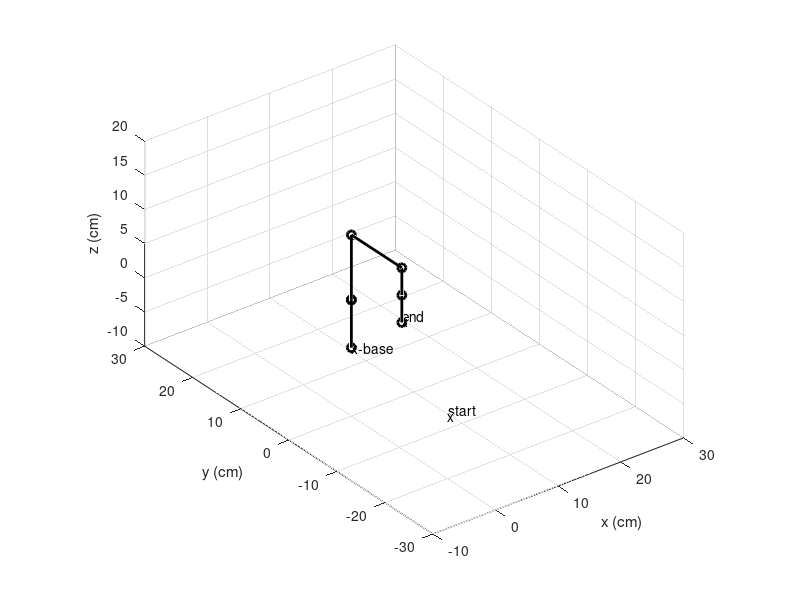

Write the MATLAB code that produced this figure.
%length of each joint
l1 = 7 ;
l2 = 0;
l3 = 9.5;
l4 = 10.5;
l5 = 4;
l6 = 4;

%% Plot the robotic arm, in 31(start and end positions are the same) different positions.
%output of the Inverse Kinematics
q1r = [-90	-90	-90	-90	-90	-90	-90	-90	-90	-90	-90	-90	-90	-90	-90	-90	-90	-90	-90	-90	-90	-90	-90	-90	-90	-90	-90	-90	-90	-90	-90]'*pi/180 ;
q2r = [0	11.6177	16.9623	21.2887	25.0954	28.5757	31.8309	34.919	37.8777	40.7348	43.5087	46.2127	48.8588	51.4544	54.0052	56.517	58.9927	61.434	63.8439	66.2224	68.5692	70.885	73.1682	75.4166	77.6297	79.8044	81.9375	84.0274	86.0701	88.0617	90]'*pi/180 ;
q3r = [0	-20.363	-28.7122	-35.058	-40.3494	-44.9537	-49.0623	-52.7849	-56.1923	-59.3362	-62.2508	-64.9611	-67.4892	-69.8492	-72.052	-74.1089	-76.0263	-77.8091	-79.4638	-80.9929	-82.3987	-83.6847	-84.8519	-85.9007	-86.8335	-87.6501	-88.3504	-88.9359	-89.406	-89.7603	-90]'*pi/180 ;
q4r = [-180	-171.2547	-168.2501	-166.2307	-164.746	-163.6221	-162.7686	-162.1341	-161.6854	-161.3986	-161.2579	-161.2516	-161.3696	-161.6052	-161.9532	-162.4081	-162.9664	-163.6249	-164.3801	-165.2295	-166.1706	-167.2003	-168.3163	-169.516	-170.7962	-172.1542	-173.5871	-175.0915	-176.6641	-178.3014	-180]'*pi/180 ;
q5r = [90	90	90	90	90	90	90	90	90	90	90	90	90	90	90	90	90	90	90	90	90	90	90	90	90	90	90	90	90	90	90]'*pi/180 ;% q5 does not effect the end-effector but only orientation
q = [ q1r q2r q3r q4r q5r ] ;


pt=zeros(31,3);%to save end-effector position

%finding the postion of each joint and end effector
for i = 1:31

    q1=q(i,1);
    q2=q(i,2);
    q3=q(i,3);
    q4=q(i,4);
    q5=q(i,5);
    
   
    %% Trigonometric abbreviations
    c1 = cos(q1);
    c2 = cos(q2);
    c3 = cos(q3);
    c4 = cos(q4);
    c5 = cos(q5); 
    s1 = sin(q1);
    s2 = sin(q2);
    s3 = sin(q3);
    s4 = sin(q4);
    s5 = sin(q5);
    
    T1 = [c1 -s1 0 0;s1 c1 0 0; 0 0 1 l1; 0 0 0 1];
    T2 = [c2 -s2 0 0;0 0 -1 0; s2 c2 0 0; 0 0 0 1];
    T3 = [c3 -s3 0 l3;s3 c3 0 0; 0 0 1 0; 0 0 0 1];
    T4 = [c4 -s4 0 l4;s4 c4 0 0; 0 0 1 0; 0 0 0 1];
    T5 = [c5 -s5 0 0;0 0 1 l5; -s5 -c5 0 0; 0 0 0 1];
    T6 = [1 0 0 0;0 1 0 0; 0 0 1 l6; 0 0 0 1];
    
    %forward kinematics
    FK = T1*T2*T3*T4*T5*T6;
   
    %base position
    x0 = 0;
    y0 = 0;
    z0 = 0;
    %T1(1:3,4)- first joint position
    x1 = 0;
    y1 = 0;
    z1 = 7;
    
    %M=T1*T2; M(1:3,4); second joint position
    x2 = 0;
    y2 = 0;
    z2 = 7;
    
    %M=T1*T2*T3; M(1:3,4);
    x3 = (19*cos(q1)*cos(q2))/2;
    y3 = (19*cos(q2)*sin(q1))/2;
    z3 = (19*sin(q2))/2 + 7;

    %M=T1*T2*T3*T4; M(1:3,4);    
    x4 = (cos(q1)*(21*cos(q2 + q3) + 19*cos(q2)))/2;
    y4 = (sin(q1)*(21*cos(q2 + q3) + 19*cos(q2)))/2;
    z4 = (21*sin(q2 + q3))/2 + (19*sin(q2))/2 + 7;

    %M=T1*T2*T3*T4*T5; M(1:3,4); 
    x5 = (cos(q1)*(21*cos(q2 + q3) - 8*sin(q2 + q3 + q4) + 19*cos(q2)))/2;
    y5 = (sin(q1)*(21*cos(q2 + q3) - 8*sin(q2 + q3 + q4) + 19*cos(q2)))/2;
    z5 = 4*cos(q2 + q3 + q4) + (21*sin(q2 + q3))/2 + (19*sin(q2))/2 + 7;

    
    %FK(1:3,4);end effector position
    xt = (cos(q1)*(21*cos(q2 + q3) - 16*sin(q2 + q3 + q4) + 19*cos(q2)))/2;
    yt = (sin(q1)*(21*cos(q2 + q3) - 16*sin(q2 + q3 + q4) + 19*cos (q2)))/2;
    zt = 8*cos(q2 + q3 + q4) + (21*sin(q2 + q3))/2 + (19*sin(q2))/2 + 7;
    
    pt(i,1)=xt;
    pt(i,2)=yt;
    pt(i,3)=zt;
    
    figure (1)
    
%%%% Obstacle Position to show collision   
%     ox=0;
%     oy=-15.25;
%     oz=3.75;
%     
%     plot3(ox,oy,oz,'ro-','Linewidth',3)
%     
%   hold on
     
    xx = [ x0; x1; x2; x3; x4; x5; xt ] ;
    yy = [ y0; y1; y2; y3; y4; y5; yt ] ;
    zz = [ z0; z1; z2; z3; z4; z5; zt ] ;
    
    %plotting links
    plot3(xx,yy,zz,'ko-','Linewidth',2)
    grid on
    axis equal
    hold on
    axis([-10 30 -30 30 -10 20])    
    xlabel('x (cm)') ; ylabel('y (cm)') ;zlabel('z (cm)');
    
    
    %to display the position of base and star-end point
    text(0,0,0,'x-base');
    text(pt(1,1),pt(1,2),pt(1,3),'x') ; text(pt(1,1) + 0.5,pt(1,2) + 0.5, pt(1,3) + 0.5, 'start');
    text(pt(31,1),pt(31,2),pt(31,3),'x') ; text(pt(31,1) + 0.5,pt(31,2) + 0.5, pt(31,3) + 0.5, 'end');
    pause(1)
    
    hold on
    
    
     
    hold off
  
end